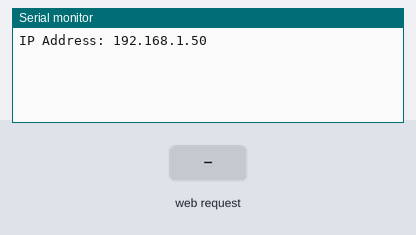
A program run on a simulated ESP32. On the bench: the last lines printed to the serial monitor. The test bench sets the inputs (shaded band). WiFi joins after 1.5 s; servers stay silent unless stated.

Above: at 2.7 s.
2.8 s: HTTP request GET /step received
At 3.3 s:
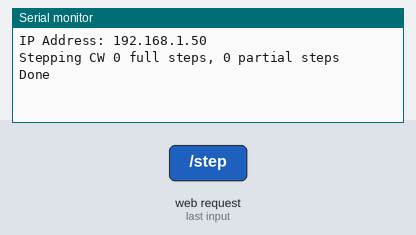
4.3 s: HTTP request GET /rotate received
At 5.6 s:
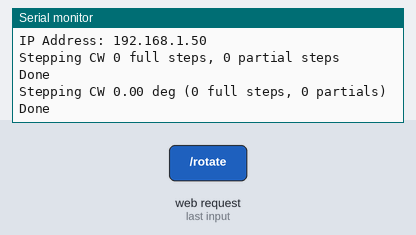

Measured:
- after the input at 2.8 s, the serial monitor: prints a new line at once (image 1)
- after the input at 4.3 s, the serial monitor: prints a new line at once (image 2)

The program:

main.cpp
```cpp
#include <Arduino.h>
#include <WiFi.h>
#include <ESPmDNS.h>
#include <ESPAsyncWebServer.h>
#include "A4988.h"
#include "wifi_info.h"

AsyncWebServer server(80);

const char* hostname = "magloopcontroller20";

const char* PARAM_MESSAGE = "message";

const char* PARAM_DIR = "dir";
const char* PARAM_STEPS = "steps";
const char* PARAM_DEGREES = "deg";

#define MOTOR_STEPS 200
#define RPM 1
#define MICROSTEPS 16
#define DIR 19
#define MS1 16
#define MS2 17
#define MS3 5
#define STEP 18
#define ENABLE 4
#define DEGREES_PER_STEP 1.8
#define NORMAL_DELAY_USEC 1000
#define LONG_DELAY_USEC 5000


A4988 stepper(MOTOR_STEPS, DIR, STEP, ENABLE, MS1, MS2, MS3);

void notFound(AsyncWebServerRequest *request) {
    request->send(404, "text/plain", "Not found");
}

void setup() {

    Serial.begin(115200);
    WiFi.mode(WIFI_STA);
    WiFi.setHostname(hostname);
    WiFi.begin(ssid, password);

    if (WiFi.waitForConnectResult() != WL_CONNECTED) {
        Serial.printf("WiFi Failed!\n");
        return;
    }

    Serial.print("IP Address: ");
    Serial.println(WiFi.localIP());

    if(!MDNS.begin(hostname)) {
        Serial.println("Error starting mDNS");
    } else {
        MDNS.addService("web control", "http", 80);
    }


    server.on("/", HTTP_GET, [](AsyncWebServerRequest *request){
        request->send(200, "text/plain", "Mag Loop Controller");
    });

    // Send a GET request to <IP>/get?message=<message>
    server.on("/get", HTTP_GET, [] (AsyncWebServerRequest *request) {
        String message;
        if (request->hasParam(PARAM_MESSAGE)) {
            message = request->getParam(PARAM_MESSAGE)->value();
        } else {
            message = "No message sent";
        }
        request->send(200, "text/plain", "Hello, GET: " + message);
    });

    server.on("/step", HTTP_GET, [](AsyncWebServerRequest *request){
        double steps = 0;
        if (request->hasParam(PARAM_STEPS)) {
            String stepsStr = request->getParam(PARAM_STEPS)->value();
            steps = stepsStr.toDouble();
        }
        if (request->hasParam(PARAM_DIR)) {
            String dir = request->getParam(PARAM_DIR)->value();
            if (dir.startsWith("ccw")) {
                steps *= -1;
            }
        }

        int fullSteps = floor(abs(steps));
        int partials = floor(((abs(steps) - fullSteps) * 100.0F) / 16.0F);

        String message = "Stepping ";
        message.concat(steps < 0 ? "CCW " : "CW ");
        message.concat(fullSteps);
        message.concat(" full steps");
        message.concat(", ");
        message.concat(partials);
        message.concat(" partial steps");
        Serial.println(message);

        //stepper.startMove(steps);
        request->send(200, "text/plain", message);
        stepper.enable();

        digitalWrite(DIR, (steps < 0 ? LOW : HIGH));


        stepper.setMicrostep(1);
        uint32_t delay = NORMAL_DELAY_USEC;
        if (fullSteps <= 50) {
            delay = LONG_DELAY_USEC;
        }
        for (int i = 0; i < fullSteps; i++) {
            digitalWrite(STEP, HIGH);
            delayMicroseconds(delay);
            digitalWrite(STEP, LOW);
            delayMicroseconds(delay);
        }

        if (partials > 0) {
            stepper.setMicrostep(16);
            for (int i = 0; i < partials; i++) {
                digitalWrite(STEP, HIGH);
                delayMicroseconds(LONG_DELAY_USEC);
                digitalWrite(STEP, LOW);
                delayMicroseconds(LONG_DELAY_USEC);
            }
        }

        stepper.disable();
        Serial.println("Done");
    });

    server.on("/rotate", HTTP_GET, [](AsyncWebServerRequest *request){
        double deg = 0;
        if (request->hasParam(PARAM_DEGREES)) {
            String degStr = request->getParam(PARAM_DEGREES)->value();
            deg = degStr.toDouble();
        }

        double bestStep = deg / DEGREES_PER_STEP;
        int fullSteps = floor(abs(bestStep));
        int partials = floor(((abs(bestStep) - fullSteps) * 100.0F) / 16.0F);

        String message = "Stepping ";
        message.concat(deg < 0 ? "CCW " : "CW ");
        message.concat(deg);
        message.concat(" deg (");
        message.concat(fullSteps);
        message.concat(" full steps, ");
        message.concat(partials);
        message.concat(" partials)");
        Serial.println(message);

        request->send(200, "text/plain", message);

        stepper.enable();

        digitalWrite(DIR, (deg < 0 ? LOW : HIGH));

        stepper.setMicrostep(1);
        uint32_t delay = NORMAL_DELAY_USEC;
        if (fullSteps <= 50) {
            delay = LONG_DELAY_USEC;
        }
        for (int x = 0; x < fullSteps; x++) {
            digitalWrite(STEP, HIGH);
            delayMicroseconds(delay);
            digitalWrite(STEP, LOW);
            delayMicroseconds(delay);
        }

        if (partials > 0) {
            stepper.setMicrostep(16);
            for (int i = 0; i < partials; i++) {
                digitalWrite(STEP, HIGH);
                delayMicroseconds(LONG_DELAY_USEC);
                digitalWrite(STEP, LOW);
                delayMicroseconds(LONG_DELAY_USEC);
            }
        }

        stepper.disable();
        Serial.println("Done");
    });

    server.onNotFound(notFound);
    server.begin();

    //stepper.begin(RPM, MICROSTEPS);
    stepper.setMicrostep(1);
    stepper.setRPM(1.0F);
    stepper.disable();
}

void loop() {
    // nothing here
}
```

wifi_info.template.h
```cpp
//
// Duplicate this file as wifi_info.h, then alter the SSID and PASSWORD
//

#ifndef MAGLOOPCONTROLLERHTTP_WIFI_INFO_H
#define MAGLOOPCONTROLLERHTTP_WIFI_INFO_H

const char* ssid = "SSID";
const char* password = "PASSWORD";

#endif //MAGLOOPCONTROLLERHTTP_WIFI_INFO_H
```
